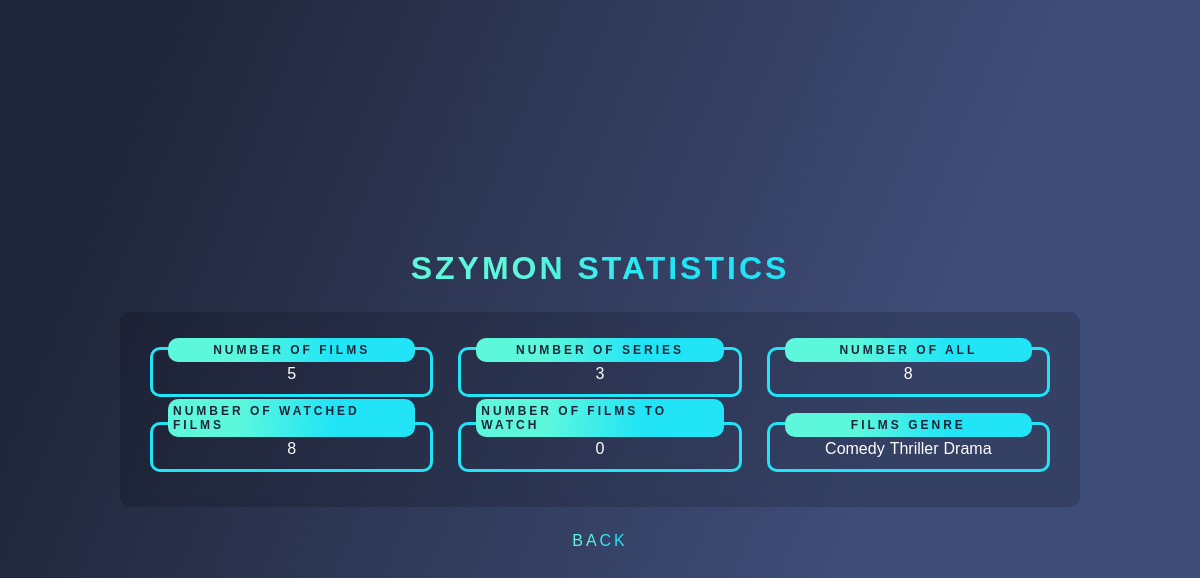
Before: /statistics (signed in) with the older database file.
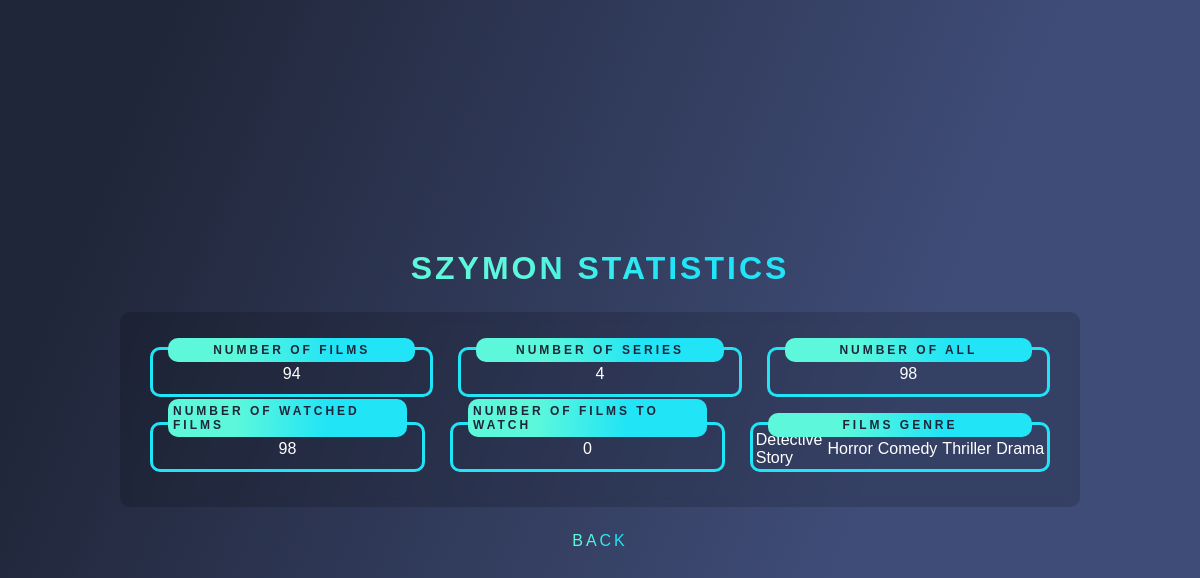
After: the same page with the newer database file.
### application/model.py (models this page shows, shortened)
class Users(db.Model, UserMixin):
    id = db.Column(db.Integer, primary_key=True)
    login = db.Column(db.String(200), nullable=False, unique=True)
    password = db.Column(db.String(50), nullable=False, unique=True)
    mail = db.Column(db.String(200), nullable=False, unique=True)

class Films(db.Model):
    id = db.Column(db.Integer, primary_key=True)
    title = db.Column(db.String(200), nullable=False)
    film_genre = db.Column(db.String(100), nullable=False)
    type = db.Column(db.String(100), nullable=False)

### application/routes/film_page.py (the view)
@app.route('/statistics')
def statistics():
    try:
        user_id = current_user.id
    except:
        logout_user()
        return redirect('/')
    film_genre_list = list(set([Films.query.filter_by(id=film.id_film).first().film_genre for film in Films_Users.query.filter_by(id_user=user_id).all() ]))
    number_of_films = 0
    number_of_series = 0
    for film in Films_Users.query.filter_by(id_user = user_id).all():
        type = Films.query.filter_by(id=film.id_film).first().type.lower()
        if type == 'film': number_of_films += 1
        else: number_of_series += 1
    return render_template('statistics.html', id=user_id, Users=Users, Films=Films, Films_Users=Films_Users, film_genre_list=film_genre_list, number_of_films=number_of_films, number_of_series=number_of_series, number_of_all=number_of_films+number_of_series)

### application/__init__.py (called while the page is built)
@login_manager.user_loader
def load_user(id):
    return Users.query.get(int(id))

### application/templates/statistics.html (shortened to what this page needs)
{% extends 'base.html' %}
{% block head %}
    <link rel="stylesheet" href="{{ url_for('static', filename='css/statistics.css') }}">
    <link rel="stylesheet" href="{{ url_for('static', filename='css/root.css') }}">
{% endblock %}
{% block body %}
    <h1>{{ Users.query.filter_by(id=id).first().login }} Statistics</h1>
    <div id="container">
        <div class="statistic_box">
            <div id="number_of_films">
                <p>Number of films</p>
                <p>{{ number_of_films }}</p>
            </div>
            <div id="number_of_series">
                <p>Number of series</p>
                <p>{{ number_of_series }}</p>
            </div>
            <div id="number_of_all">
                <p>Number of all</p>
                <p>{{ number_of_all }}</p>
            </div>
        </div>
        <div class="statistic_box">
            <div id="number_of_films_watched">
                <p>Number of watched films</p>
                <p>{{ Films_Users.query.filter_by(id_user=id, status="Watched").count() }}</p>
            </div>
            <div id="number_of_films_to_watch">
                <p>Number of films to watch</p>
                <p>{{ Films_Users.query.filter_by(id_user=id, status="To watch").count() }}</p>
            </div>
            <div id="films_genre">
                <p>Films genre</p>
                {% for film_genre in film_genre_list %}
                    <p>{{ film_genre }}</p>
                {% endfor %}
            </div>
        </div>
        </div>
    <a href="/film">Back</a>
{% endblock %}

### application/templates/base.html (shortened to what this page needs)
<!DOCTYPE html>
<html lang="pl">
<head>
    {% block head %}{% endblock %}
</head>
<body>
    {% block body %}{% endblock %}
</body>
</html>

### application/static/css/statistics.css (style rules this page uses)
* { margin: 0; padding: 0; box-sizing: border-box; }
body { width: 100vw; height: 100vh; display: flex; align-items: center; justify-content: center; flex-direction: column; font-family: sans-serif; gap: 25px; background: var(--background); }
h1, a { letter-spacing: 3px; text-transform: uppercase; background: var(--film-background); background-clip: text; -webkit-text-fill-color: transparent; transition: var(--transition-time); }
#container { width: 80vw; border-radius: var(--border-radius); background-color: rgba(0, 0, 0, 0.15); backdrop-filter: blur(5px) !important; display: flex; flex-direction: column; align-items: center; justify-content: center; gap: var(--major-gap); padding: 35px; }
.statistic_box { display: flex; align-items: center; justify-content: center; width: 75vw; flex-direction: row; gap: var(--major-gap); }
#number_of_films, #number_of_series, #number_of_all, #number_of_films_watched, #number_of_films_to_watch, #films_genre { padding: 10px; border: 3px solid rgb(33, 228, 246); border-radius: var(--border-radius); width: calc(75vw / 3); height: 50px; position: relative; display: flex; justify-content: center; align-items: center; gap: 5px; }
#number_of_films p:first-child, #number_of_series p:first-child, #number_of_all p:first-child, #number_of_films_watched p:first-child, #number_of_films_to_watch p:first-child, #films_genre p:first-child { font-size: var(--medium-font-size); text-transform: uppercase; letter-spacing: 3px; border-radius: var(--border-radius); color: #1F263A; background: var(--film-background); padding: 5px; position: absolute; left: 15px; bottom: 32.5px; width: calc(100% - 30px); display: flex; justify-content: center; font-weight: bold; transition: var(--transition-time) ease; }
#number_of_films p:last-child, #number_of_series p:last-child, #number_of_all p:last-child, #number_of_films_watched p:last-child, #number_of_films_to_watch p:last-child, #films_genre p:not(:first-child) { color: var(--light-color); text-transform: capitalize; margin-top: 4px; }

### application/static/css/root.css (style rules this page uses)
:root { --background: linear-gradient(112.1deg, rgb(32, 38, 57) 11.4%, rgb(63, 76, 119) 70.2%); --input-button-width: 220px; --input-button-height: 40px; --border-radius: 10px; --light-color: white; --transition-time: 0.5s; --major-gap: 25px; --large-font-size: 18px; --medium-font-size: 12px; --sign-in-background: linear-gradient(68.6deg, rgb(252, 165, 241) 1.8%, rgb(181, 255, 255) 100.5%); --sign-up-background: linear-gradient(68.6deg, #cd87f5 0%, #fb8bd5 100%); --film-background: linear-gradient(91.9deg, rgb(93, 248, 219) 27.8%, rgb(33, 228, 246) 67%); --information-background: linear-gradient(120deg, #e0c3fc 0%, #8ec5fc 100%); }

Changed rows visible on the page:
added Films: film_genre "Detective Story"
added Films: film_genre "Horror"
Other visible differences:
{{ number_of_films }}: "5" → "94"
{{ number_of_series }}: "3" → "4"
{{ number_of_all }}: "8" → "98"
{{ Films_Users.query.filter_by(id_user=id, status="Watched").count() }}: "8" → "98"
